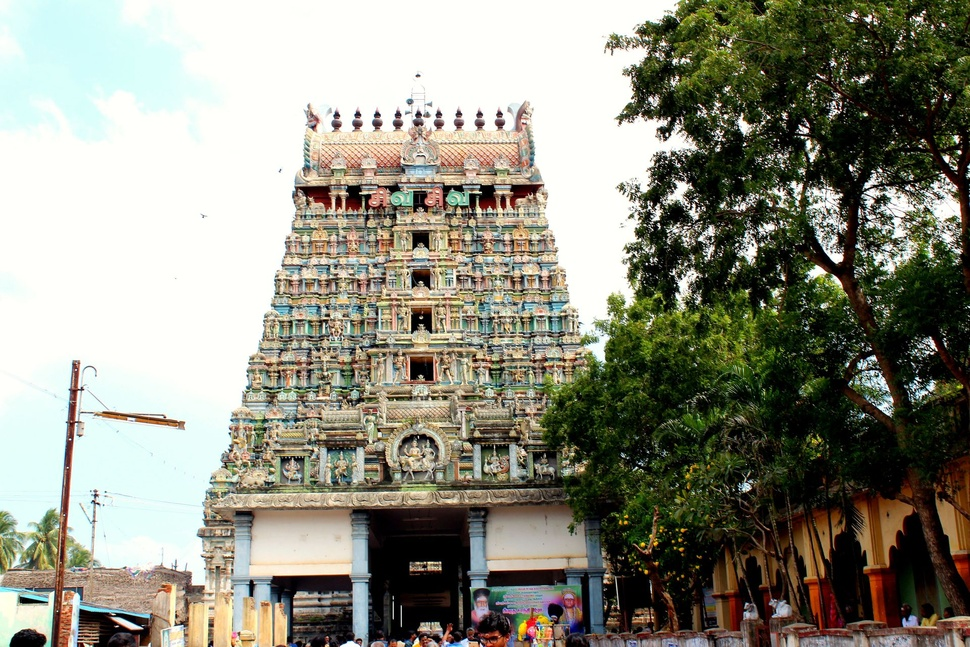
#> input picture images/temple/thirukadaiyur-temple-gopuram.jpg, 970 x 647 px, shrunk from 1920 x 1280 before the run, found by its file name
$ python grade_temple_images.py
#> lines starting #> are read from the running program, lines starting #| are printed output that depends on the picture
import os
from PIL import Image, ImageEnhance, ImageOps, ImageFilter

def grade_temple_image(input_path, output_path=None):
    if output_path is None:
        output_path = input_path

    print(f"Grading: {input_path}")
    img = Image.open(input_path).convert("RGB")
#> img is the input picture: PIL image 970x647 RGB; mean R, G, B 142.2, 141.9, 128

    # 1. Subtle auto-contrast to stretch dynamic range without clipping
    img = ImageOps.autocontrast(img, cutoff=1)

    # 2. Color / Vibrance boost for rich gopuram paints, sky and temple stone
    color_enhancer = ImageEnhance.Color(img)
    img = color_enhancer.enhance(1.22)

    # 3. Contrast enhancement for deep architectural depth
    contrast_enhancer = ImageEnhance.Contrast(img)
    img = contrast_enhancer.enhance(1.15)
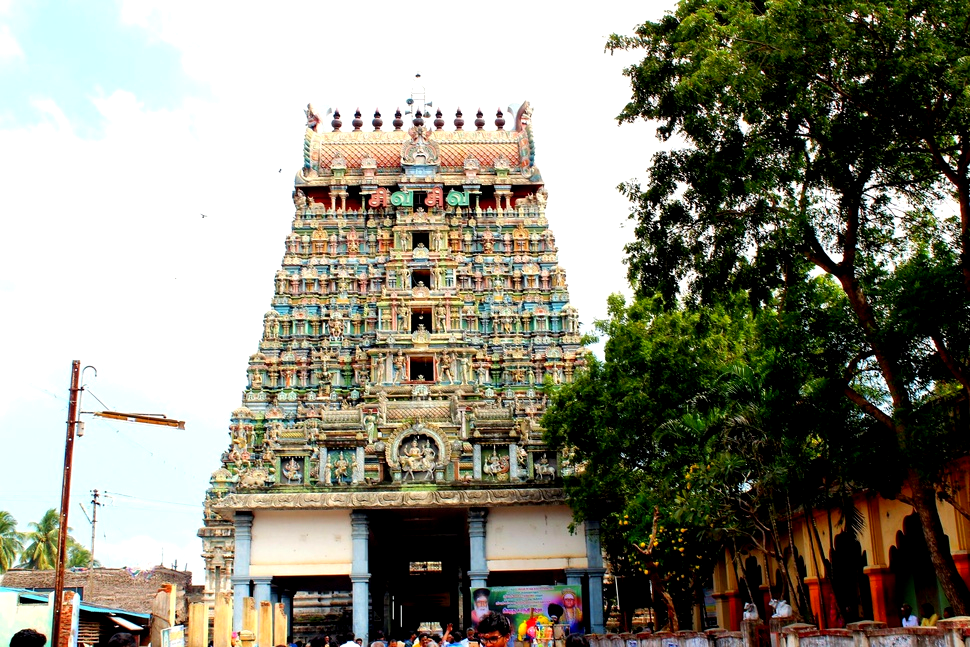
#> img: PIL image 970x647 RGB; mean R, G, B 140.5, 138.6, 124.1

    # 4. Warm Golden Hour Tone:
    # Separate RGB channels and slightly enhance Red and Green relative to Blue for divine warmth
    r, g, b = img.split()
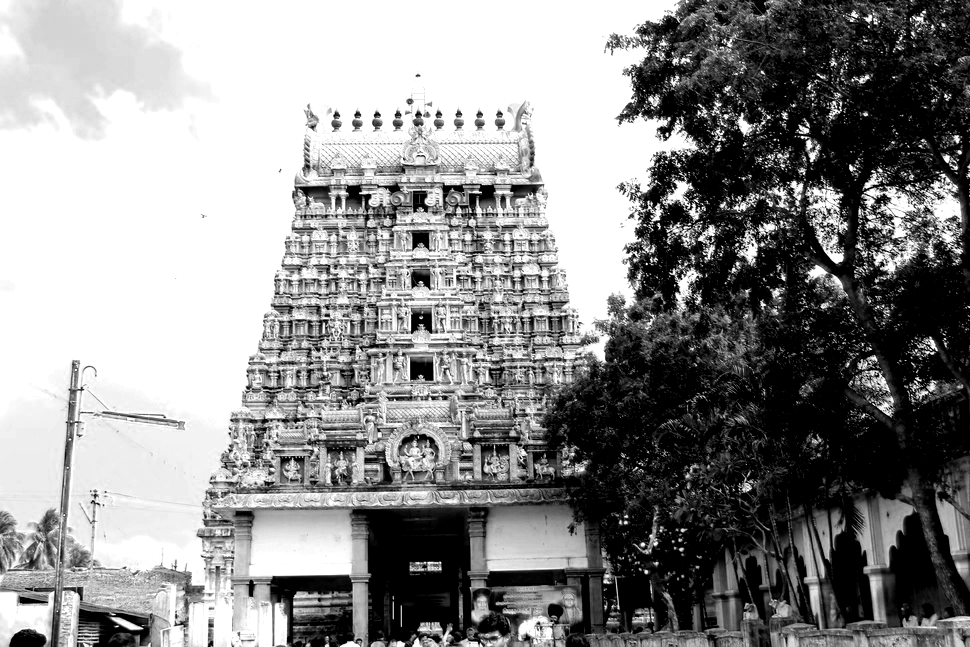
#> r: PIL image 970x647 L; min 0, max 255, mean 140.5
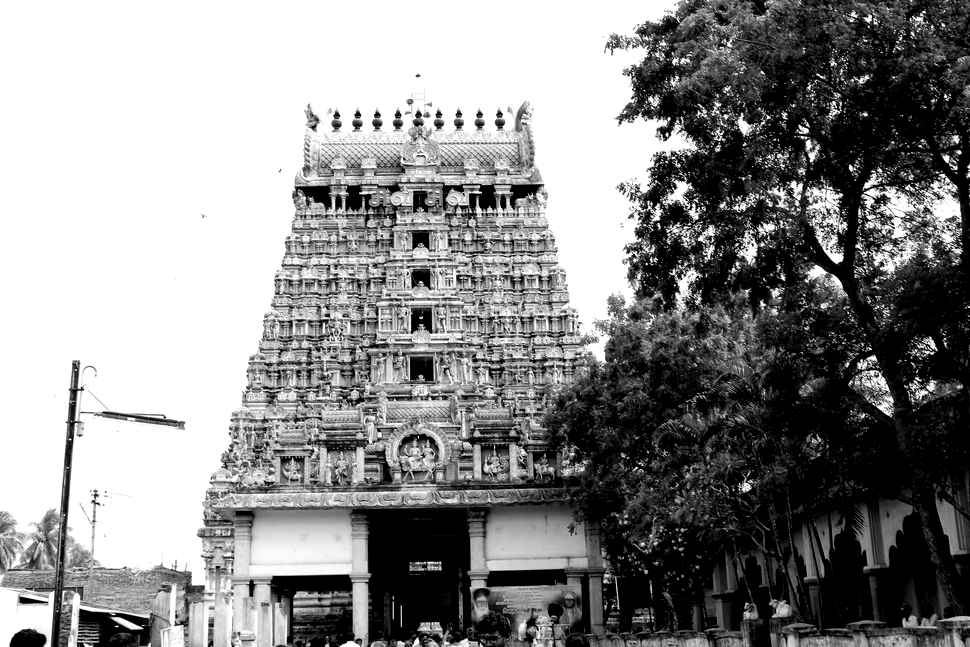
#> g: PIL image 970x647 L; min 0, max 255, mean 138.6
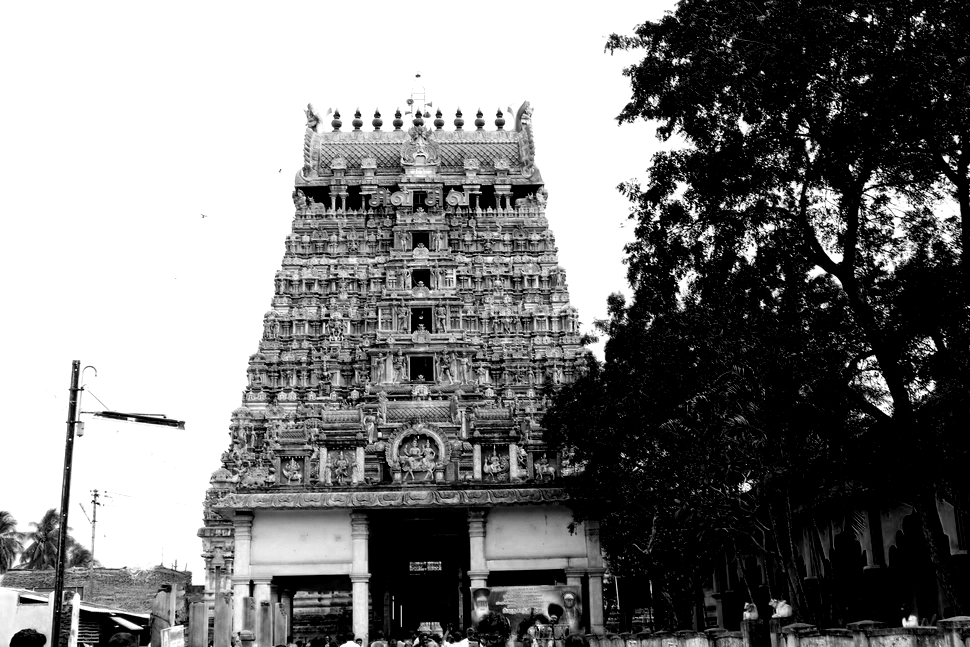
#> b: PIL image 970x647 L; min 0, max 255, mean 124.1
    r = r.point(lambda i: min(255, int(i * 1.04)))
    g = g.point(lambda i: min(255, int(i * 1.01)))
    b = b.point(lambda i: max(0, int(i * 0.96)))
    img = Image.merge("RGB", (r, g, b))

    # 5. Brightness slight lift for shadow details
    bright_enhancer = ImageEnhance.Brightness(img)
    img = bright_enhancer.enhance(1.03)

    # 6. Unsharp mask / Sharpness to bring out intricate temple gopuram sculptures
    sharp_enhancer = ImageEnhance.Sharpness(img)
    img = sharp_enhancer.enhance(1.35)

    # Save output in high quality
    if output_path.lower().endswith(".webp"):
        img.save(output_path, "WEBP", quality=92, method=6)
    else:
        img.save(output_path, "JPEG", quality=94, optimize=True)

    print(f"Saved graded image to: {output_path}")

temple_dir = r"c:\Users\Somnath\OneDrive\Desktop\ManiPhotography\public\images\temple"
files = [
    "thirukadaiyur-temple-gopuram.jpg",
    "chidambaram-natarajar-temple-gopuram.jpg",
    "thirunallar-saneeswarar-temple-gopuram.jpg",
    "mayiladuthurai-mayuranathar-temple-gopuram.jpg",
    "thirukadaiyur-amritaghateswarar-abirami-temple-photography.webp"
]

for f in files:
    full_p = os.path.join(temple_dir, f)
    if os.path.exists(full_p):
        grade_temple_image(full_p)
    else:
        print(f"File not found: {full_p}")
#> pass 2 of the loop `for f in files:`:
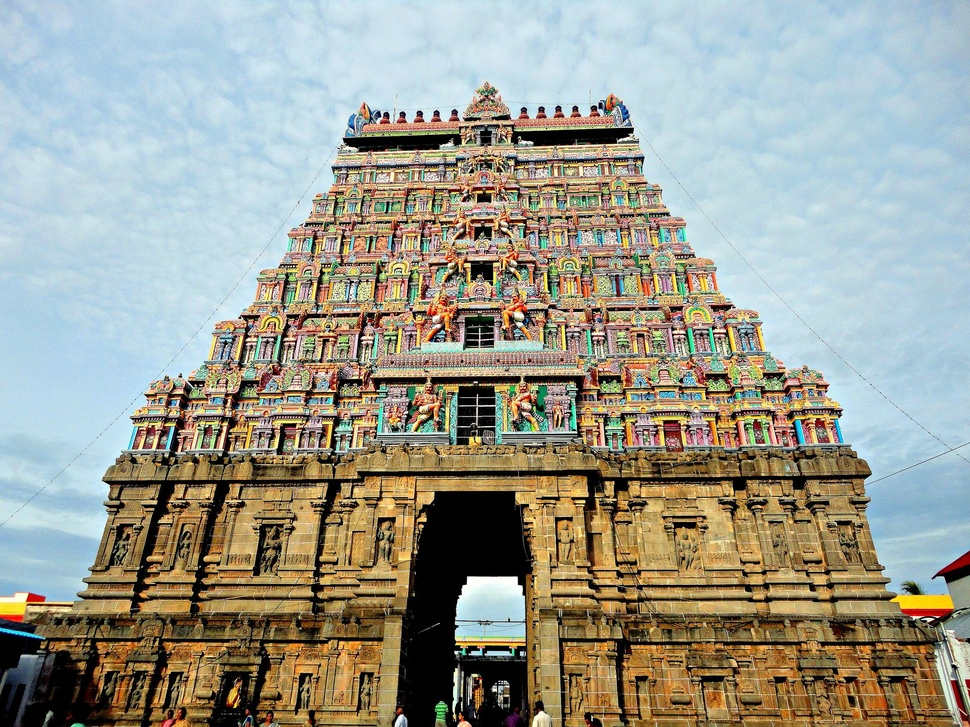
#> input picture images/temple/chidambaram-natarajar-temple-gopuram.jpg, 970 x 727 px, shrunk from 1920 x 1440 before the run, found by its file name
#> in grade_temple_image, img is the input picture: PIL image 970x727 RGB; mean R, G, B 154.9, 155.6, 144
#> in grade_temple_image (call 2), `r, g, b = img.split()`:
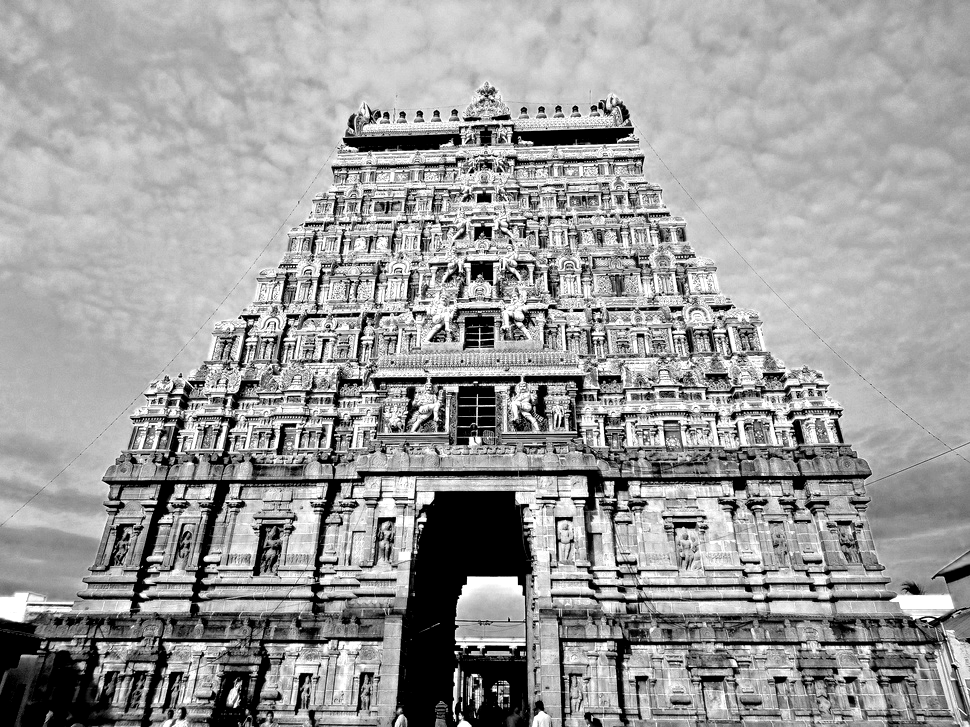
#> r: PIL image 970x727 L; min 0, max 255, mean 155.2
#> in grade_temple_image (call 2), `r, g, b = img.split()`:
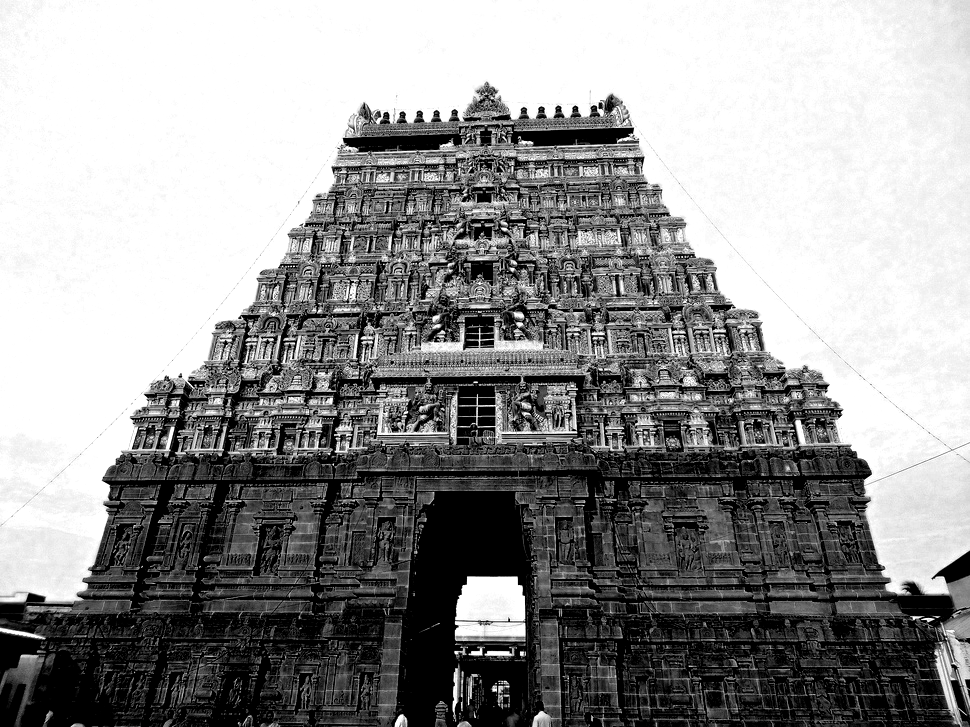
#> b: PIL image 970x727 L; min 0, max 255, mean 146.7
#> pass 3 of the loop `for f in files:`:
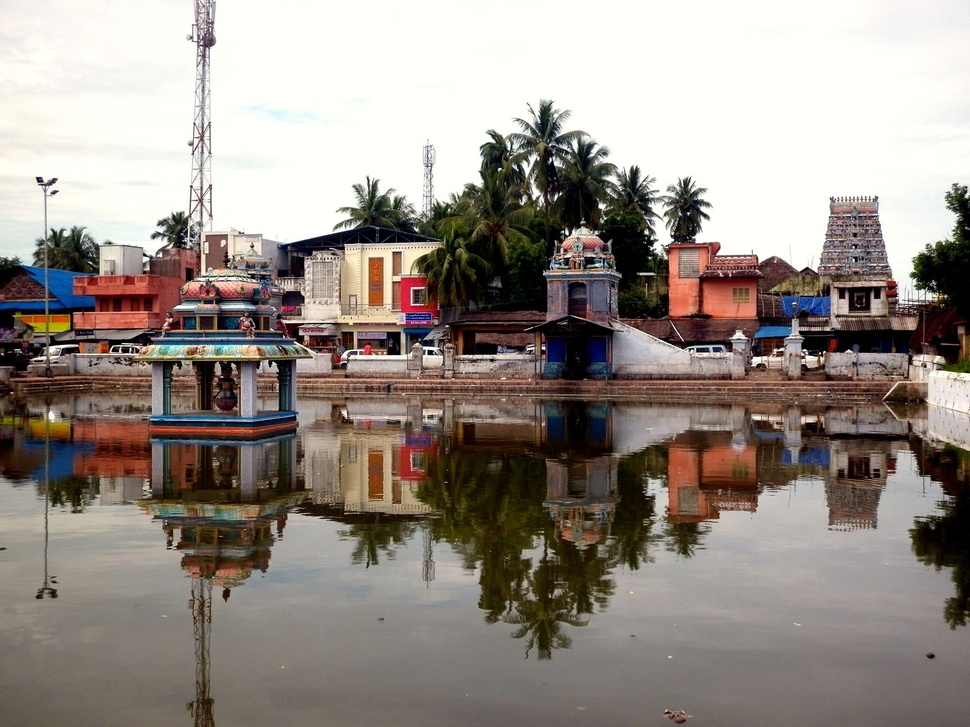
#> input picture images/temple/thirunallar-saneeswarar-temple-gopuram.jpg, 970 x 727 px, shrunk from 1920 x 1440 before the run, found by its file name
#> in grade_temple_image, img is the input picture: PIL image 970x727 RGB; mean R, G, B 150.6, 141.8, 134.8
#> in grade_temple_image (call 3), `r, g, b = img.split()`:
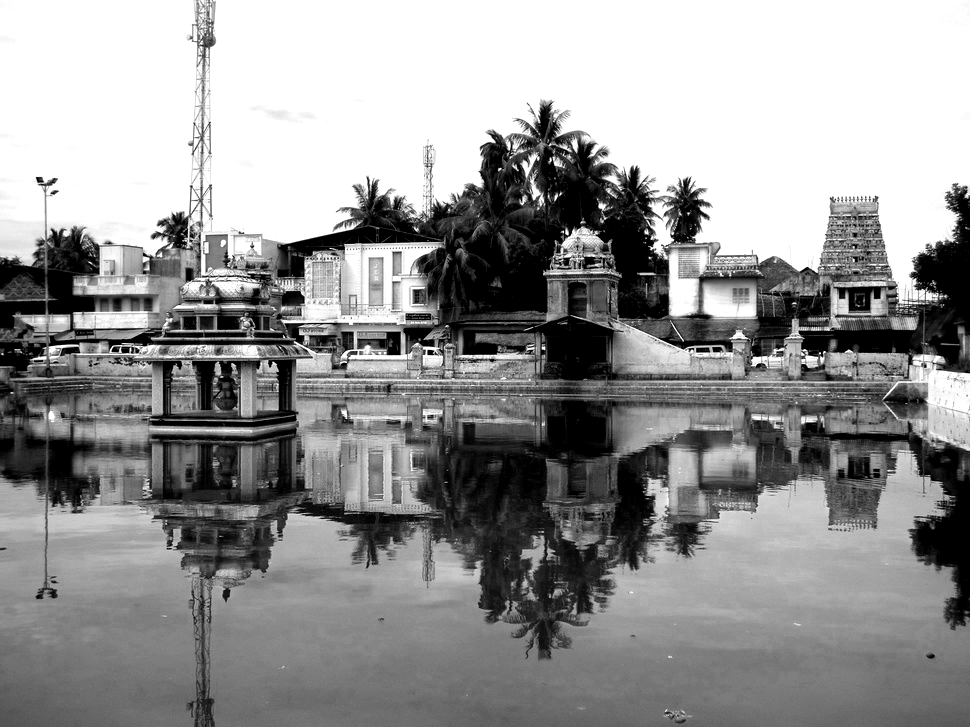
#> r: PIL image 970x727 L; min 0, max 255, mean 149.2
#> in grade_temple_image (call 3), `r, g, b = img.split()`:
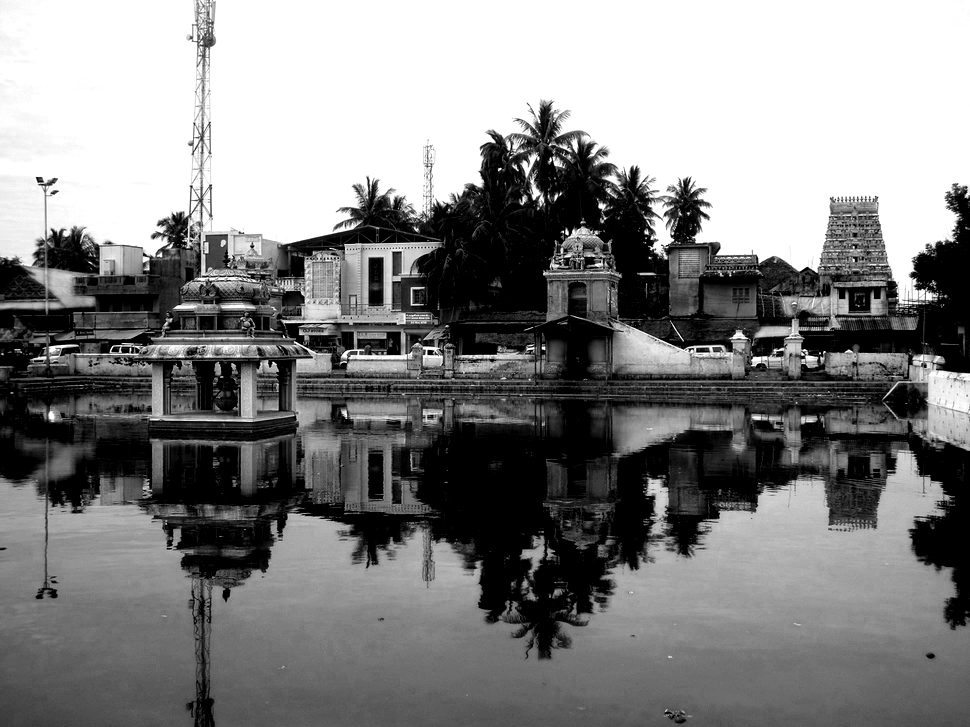
#> b: PIL image 970x727 L; min 0, max 255, mean 131.5
#> the loop made 5 passes; the first 3 are shown
